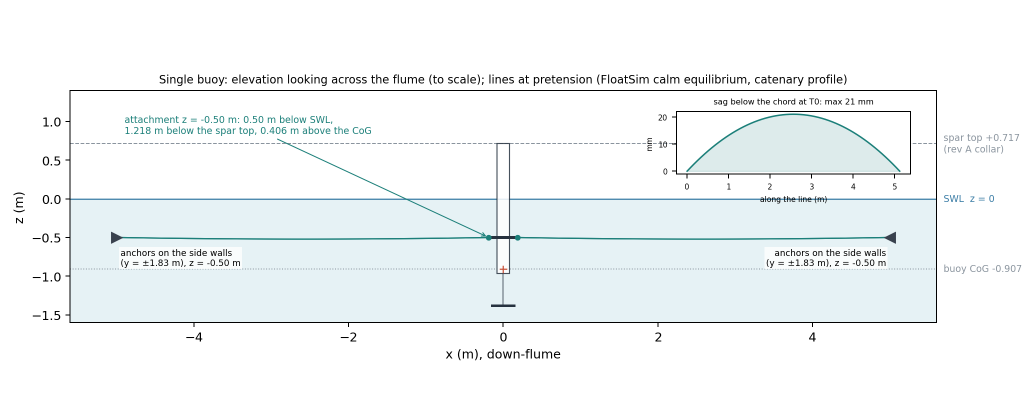
#> input picture studies/flume-mooring/figs/elevation_buoy.png, 2070 x 827 px, given in place of elevation_buoy.png.png, which was not available (shown at 1/2 size)
$ python -i render_pdf.py   (imports and definitions only)
#> lines starting #> are read from the running program, lines starting #| are printed output that depends on the picture; pictures that were not available may be replaced by others from this repository, and a replacement may not be noted
"""Render the technical deck's source (deck.json + slides/*.html, the files of the online Slides
deck) to mooring-design-study.pdf and SPEAKER-NOTES.md, with headless Edge (as build_spec.py).

The online deck is the master: re-read its files into this folder after editing it there, then
run this script. The deck's images are uploaded assets: the project's own figures (../figs, from
mooring_figures.py) with their white margins trimmed. IMAGES maps each asset id to its figure;
trim() reproduces the trimmed copy. The PDF approximates the online deck's rendering (same slide
HTML, a small stylesheet for the Slides runtime's defaults); the PowerPoint file comes from the
online deck's Share > Export.

Run: python render_pdf.py
"""

from __future__ import annotations

import base64
import html
import io
import json
import re
import subprocess
import time
from pathlib import Path

from PIL import Image, ImageChops

HERE = Path(__file__).resolve().parent
FIGS = HERE.parent / "figs"
EDGE = Path(r"C:\Program Files (x86)\Microsoft\Edge\Application\msedge.exe")
PDF_NAME = "mooring-design-study.pdf"
IMAGES = {
    "f9b13b27d48c3256917416e8af7dee83": "plan_buoy",
    "5b03f69303836a658ffc3c0610e87641": "plan_cluster",
    "98f6aa25984c66093cde415bfb2e85a7": "plan_platform",
    "c300f2bff091d9c42c968b028f8028f5": "elevation_buoy",
    "39de03f0967508f6b5b14defec4eb151": "elevation_cluster",
    "aa48bb8fdf1768d61a773adfd37d6fd9": "elevation_platform",
    "64aed7e8c05fa76976b24b6f547b6c55": "rationale",
    "10c32a7e173ab7fbb2996e94018e4014": "offsets",
}
CSS = """@page{size:1920px 1080px;margin:0}html,body{margin:0;padding:0}
section{box-sizing:border-box;width:1920px;height:1080px;position:relative;overflow:hidden;
break-after:page;page-break-after:always}
h1,h2,h3,p,ul,ol,table{margin:0}h1{line-height:1.1}h2{line-height:1.15}h3{line-height:1.2}
p{line-height:1.4}ul,ol{padding-left:1.1em}li{margin:0 0 6px}img{display:block}
table{border-collapse:collapse}th,td{padding:0.35em 0.6em;text-align:left;vertical-align:top;
border-bottom:1px solid #C9D4D8}th{font-weight:600;border-bottom:2px solid #9FB3BF}
aside{display:none}"""


def trim(name: str, pad: int = 16) -> bytes:
    """The figure with its white margins cropped to `pad` px, as uploaded to the deck."""
#> called with name = '../figs/elevation_buoy.png', pad = 16
    im = Image.open(FIGS / f"{name}.png").convert("RGB")
    diff = ImageChops.difference(im, Image.new("RGB", im.size, (255, 255, 255)))
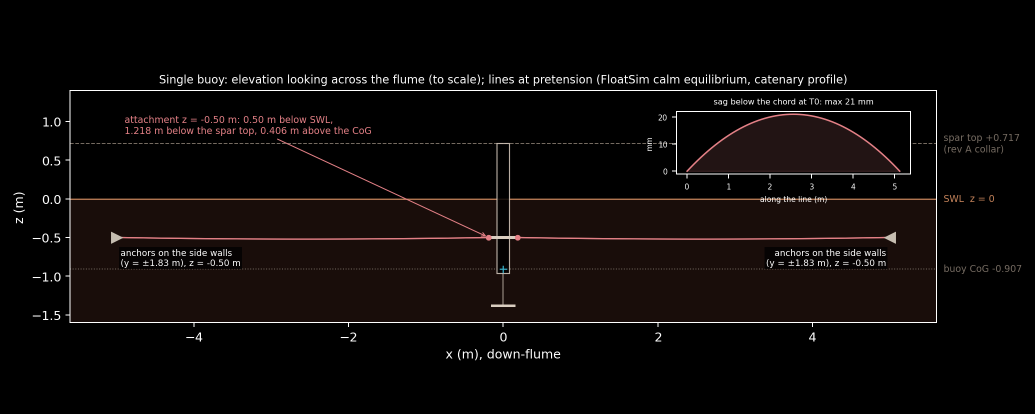
#> diff: PIL image 2070x827 RGB (shown at 1/2 size); mean R, G, B 12.6, 8.8, 8
    x0, y0, x1, y1 = diff.convert("L").point(lambda v: 255 if v > 8 else 0).getbbox()
#> x0 = 27; y0 = 149; x1 = 2043; y1 = 721
    box = (max(0, x0 - pad), max(0, y0 - pad), min(im.width, x1 + pad), min(im.height, y1 + pad))
#> box = (11, 133, 2059, 737)
    buf = io.BytesIO()
    im.crop(box).save(buf, format="PNG", optimize=True)
    return buf.getvalue()


# [58 lines left out: function main, not called in this run]


# [2 lines not run here, left out]

>>> result = trim('../figs/elevation_buoy.png')

$ run again, on studies/flume-mooring/figs/offsets.png
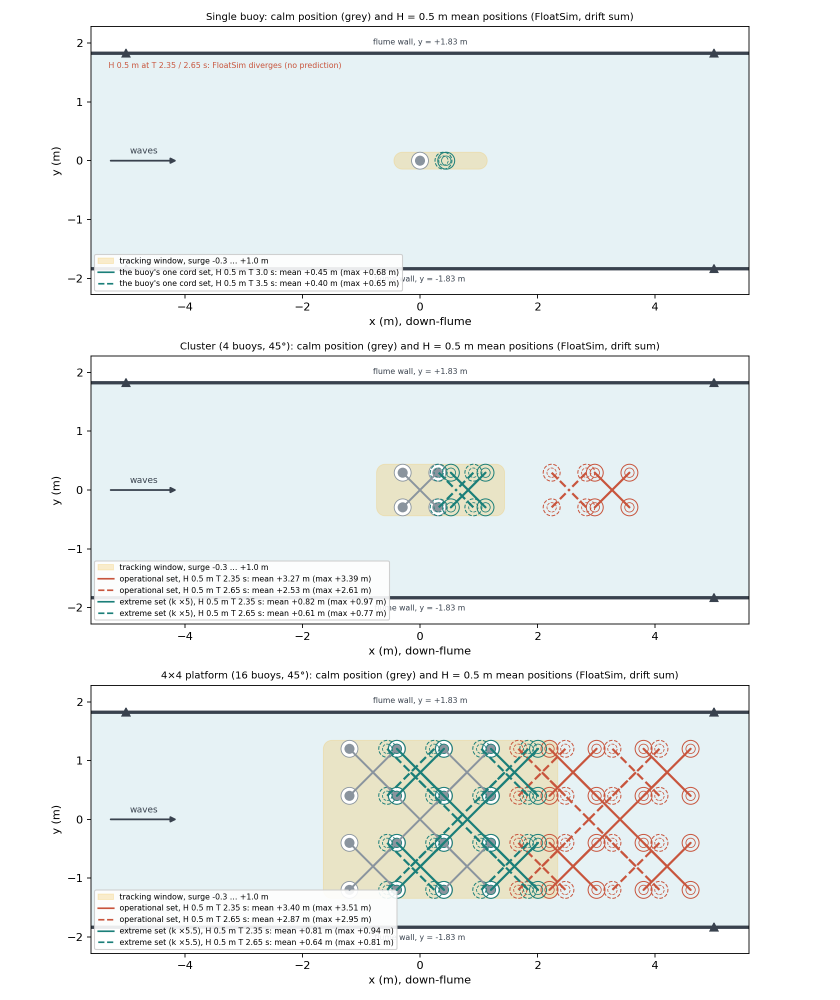
#> input picture studies/flume-mooring/figs/offsets.png, 1680 x 2000 px, given in place of offsets.png.png, which was not available (shown at 1/2 size)
#> in trim, `diff = ImageChops.difference(im, Image.new("RGB", im.size, (255, 255, ..`:
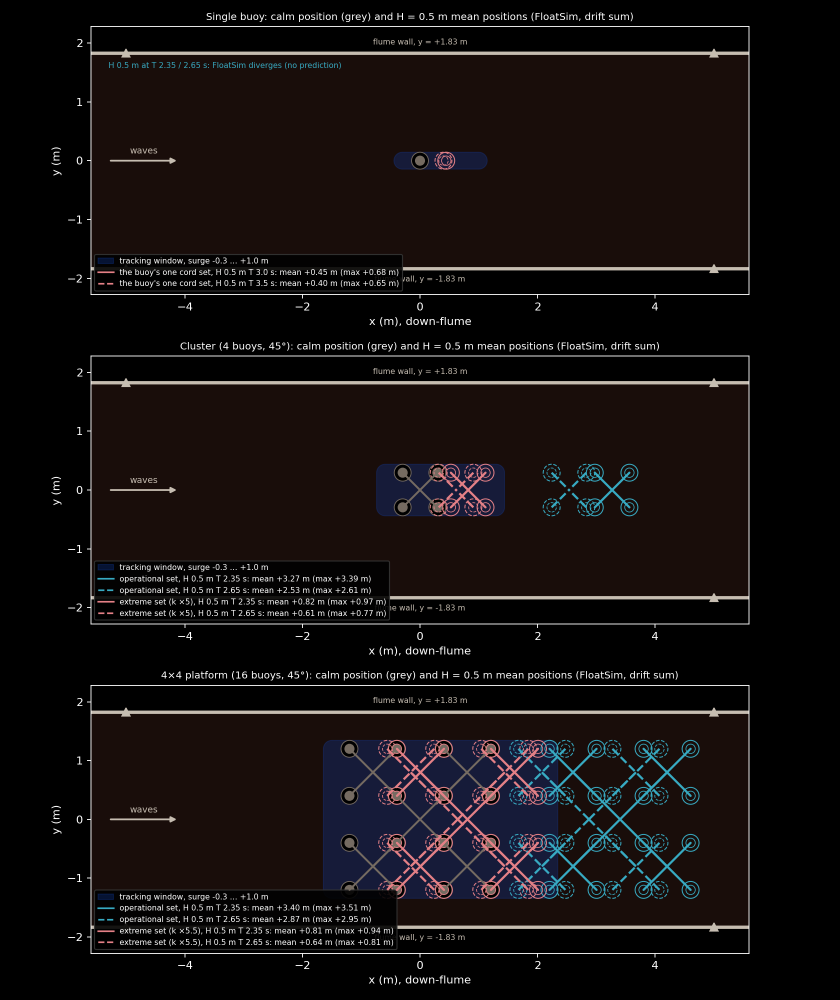
#> diff: PIL image 1680x2000 RGB (shown at 1/2 size); mean R, G, B 20.3, 15.6, 15.6
#> x0 = 103; y0 = 25; x1 = 1499; y1 = 1970
#> box = (87, 9, 1515, 1986)

$ run again, on studies/flume-mooring/figs/plan_buoy.png
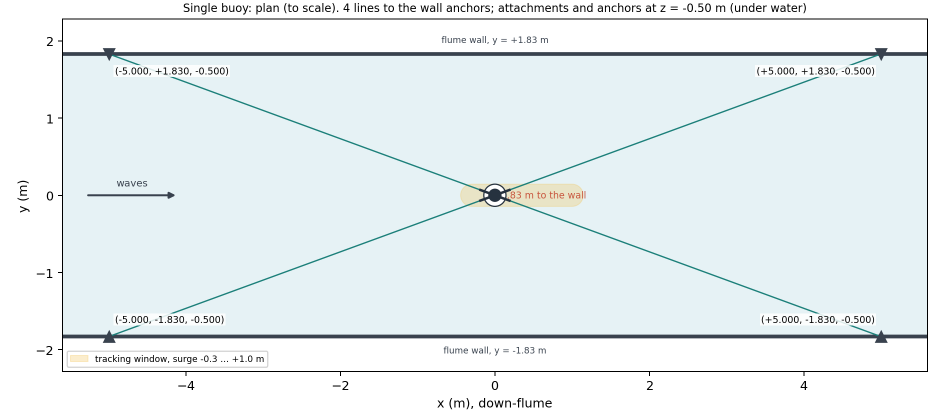
#> input picture studies/flume-mooring/figs/plan_buoy.png, 1890 x 827 px, given in place of plan_buoy.png.png, which was not available (shown at 1/2 size)
#> in trim, `diff = ImageChops.difference(im, Image.new("RGB", im.size, (255, 255, ..`:
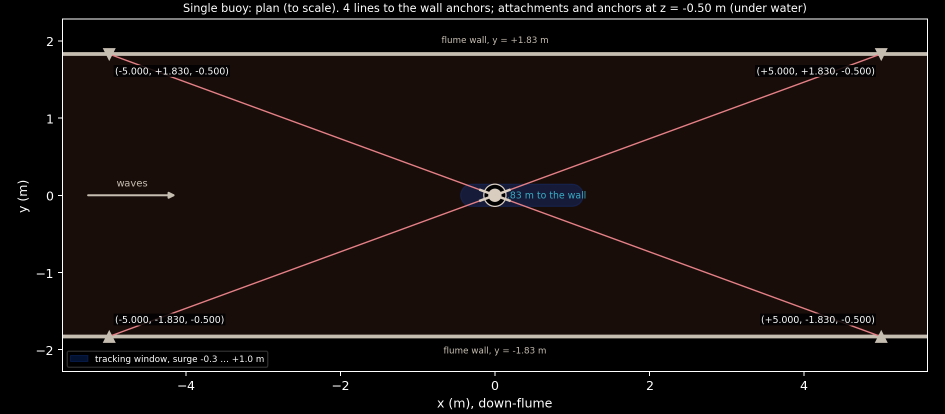
#> diff: PIL image 1890x827 RGB (shown at 1/2 size); mean R, G, B 23.5, 15.8, 14
#> x0 = 35; y0 = 6; x1 = 1856; y1 = 819
#> box = (19, 0, 1872, 827)
